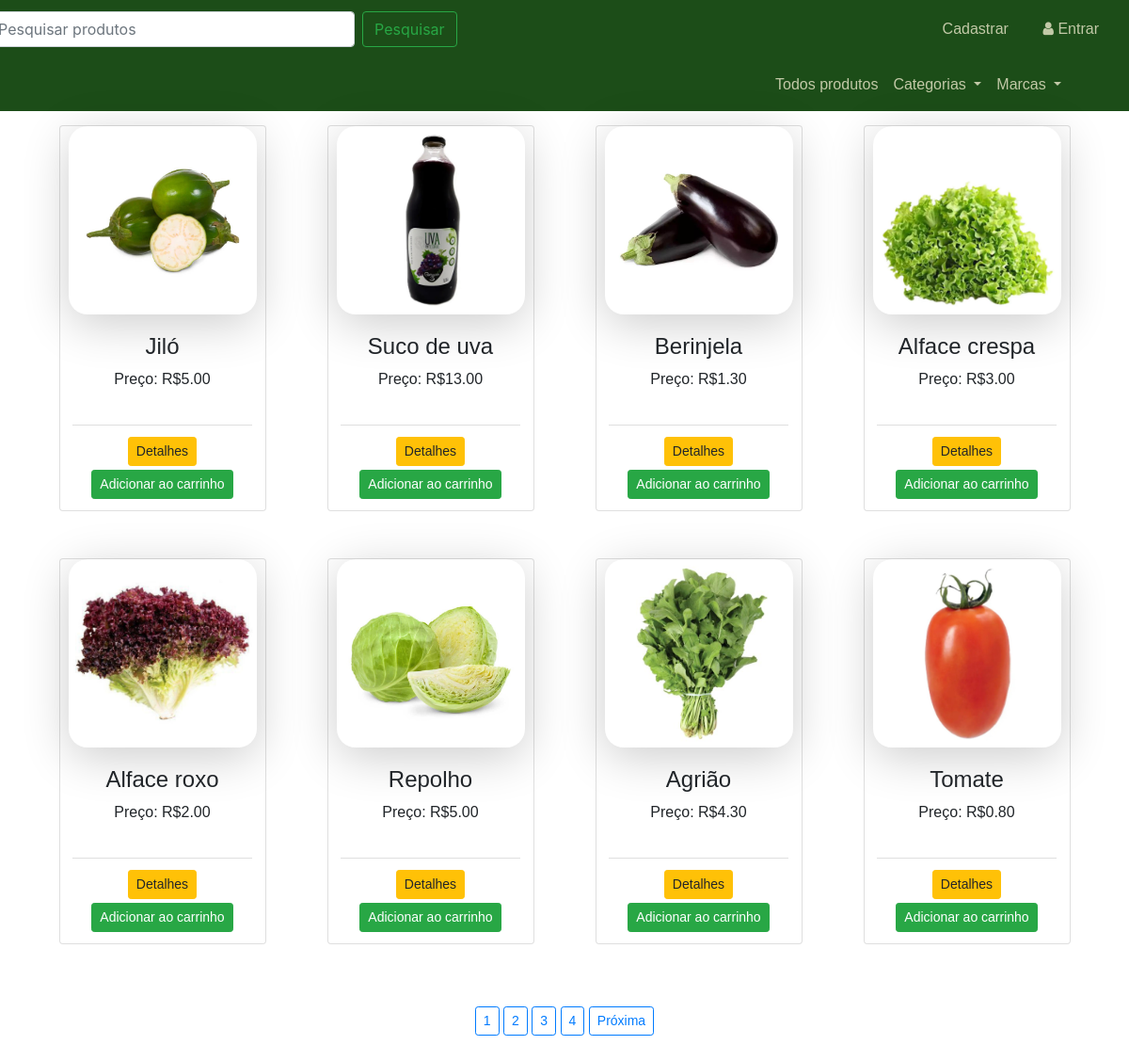
The page / on the database its author committed.
### loja/produtos/models.py (models this page shows, shortened)
class Produto(db.Model):
    id = db.Column(db.Integer, primary_key=True)
    name = db.Column(db.String(80), nullable=False)
    price = db.Column(db.Numeric(10,2), nullable=False)
    discount = db.Column(db.Integer, default=0)
    stock = db.Column(db.Integer, nullable=False)
    weight= db.Column(db.Float, nullable=False)
    description= db.Column(db.Text, nullable=False)
    pub_date = db.Column(db.DateTime, nullable=False, default=datetime.utcnow)
    marca_id = db.Column(db.Integer, db.ForeignKey('marca.id'),nullable=False)
    marca = db.relationship('Marca', backref=db.backref('marcas', lazy=True))
    categoria_id = db.Column(db.Integer, db.ForeignKey('categoria.id'),nullable=False)
    categoria = db.relationship('Categoria', backref=db.backref('categorias', lazy=True))
    image= db.Column(db.String(150), nullable=True, default='image.jpg')

### loja/produtos/rotas.py (the view)
@app.route('/')
def home():
    pagina = request.args.get('pagina',1,type=int)
    produtos = Produto.query.filter(Produto.stock > 0).order_by(Produto.id.desc()).paginate(page=pagina,per_page=8)
    return render_template('produtos/index.html', produtos=produtos, marcas=marcas(), categorias=categorias())

### loja/produtos/rotas.py (called while the page is built)
def marcas():
    marcas = marcas = Marca.query.join(Produto, (Marca.id == Produto.marca_id)).all()
    return marcas

def categorias():
    categorias = Categoria.query.join(Produto, (Categoria.id == Produto.categoria_id)).all()
    return categorias

### loja/templates/produtos/index.html (shortened to what this page needs)
{% extends "layouts.html" %}
{% block content %}
{% include "navbar.html" %}
<link rel="stylesheet" href="{{url_for('static', filename='css/index.css')}}">
<div class="container">
    <div class="row">
        {% if marca %}
        {% for marca in marca.items %}
        <div class="col">
            <div class="card">
                <img class="img-index"
                src="{{url_for('static',filename='images/'+marca.image)}}" alt="{{marca.name}}">
                <div class="card-body">
                    {% if marca.discount > 0 %}
                    <h5>{{marca.discount}}% de desconto</h5>
                    {% endif %}
                    <h4 class="text-center">{{marca.name}}</h4>
                    <p class="text-center">Preço: R${{marca.price}}</p>
                </div>
                <div class="card-footer">
                    <a href="{{url_for('pagina_unica', id=marca.id)}}" class="btn btn-float-left btn btn-sm btn-warning" >Detalhes</a>
                    <form action="{{url_for('AddCart')}}" method="POST">
                        <input type="hidden" name="produto_id" value="{{marca.id}}">
                        <button type="submit" class="btn btn-sm btn-success float-down mt-1">Adicionar ao carrinho</button>
                        <input type="hidden" name="quantity" id="" value="1">
                    </form>
                </div>
            </div>
        </div>
        {% endfor %}
    </div>
    <div class="row">
        <div class="col text-center">
        {% if marca.has_prev %}
        {% if marca.total > 8 %}
        <a href="{{url_for('get_marca',id=get_m.id ,pagina=marca.prev_num)}}"class="btn btn-outline-primary btn-sm mt-3">Anterior</a>
        {%endif %}
        {% for page_num in marca.iter_pages() %}
        {% if page_num %}
        {% if marca.paginas == page_num %}
        <a href="{{url_for('get_marca', id=get_m.id ,pagina= page_num)}}"class="btn btn-primary btn-sm mt-3">{{ page_num }}</a>
        {% else %}
        <a href="{{url_for('get_marca',id=get_m.id ,pagina= page_num)}}"class="btn btn-outline-primary btn-sm mt-3">{{ page_num }}</a>
        {%endif %}
        {% else %}
        ...
        {%endif %}
        {% endfor %}
        {%endif %}
        {% if marca.has_next %}
        <a href="{{url_for('get_marca', id=get_m.id ,pagina=marca.next_num)}}"class="btn btn-outline-primary btn-sm mt-3">Próxima</a>
        {%endif %}
        </div>
    </div>
    <div class="row">
        {% else %}
        {% for produto in produtos.items %}
        <div class="col" >
            <div class="card">
                <img class="img-index"
                src="{{url_for('static',filename='images/'+ produto.image)}}" alt="{{produto.name}}">
                <div class="card-body">
                    <h4 class="text-center">{{produto.name}}</h4>
                    <p class="text-center">Preço: R${{produto.price}}</p>
                </div>
                <div class="card-footer">
                    <a href="{{url_for('pagina_unica', id=produto.id)}}" class="float-left  btn btn-sm btn-warning" >Detalhes</a>
                    <form action="{{url_for('AddCart')}}" method="POST">
                        <button type="submit" class="btn btn-sm btn-success float-down mt-1">Adicionar ao carrinho</button>
                    </form>
                </div>
            </div>
        </div>
        {% endfor %}
    </div>
    <div class="row">
        <div class="col text-center">
        {% if produtos.total > 8 %}
        {% for page_num in produtos.iter_pages() %}
        {% if page_num %}
        {% if produtos.paginas == page_num %}
        <a href="{{url_for('home', pagina= page_num)}}"class="btn btn-primary btn-sm mt-3">{{ page_num }}</a>
        {% else %}
        <a href="{{url_for('home', pagina= page_num)}}"class="btn btn-outline-primary btn-sm mt-3">{{ page_num }}</a>
        {%endif %}
        {% else %}
        ...
        {%endif %}
        {% endfor %}
        {%endif %}
        {% if produtos.has_next %}
        <a href="{{url_for('home', pagina=produtos.next_num)}}"class="btn btn-outline-primary btn-sm mt-3">Próxima</a>
        {%endif %}
        </div>
    </div>
        {%endif %}
    </div>
{% endblock content %}

### loja/static/css/index.css (style rules this page uses)
body { margin: 0; padding: 0; background-color: #ffffff; }
.container { margin-top: 15px; margin-bottom: 15px; }
.col { text-align: center; max-width: 250px; font-family: 'Hepta Slab', Helvetica, Arial; margin: 0 auto 50px auto; }
.card { display: flex; flex-direction: column; align-items: center; text-decoration: none; }
.card-footer { background-color:#ffffff; display: flex; flex-direction: column; align-items: center; text-decoration: none; }
.img-index { width: 200px; height: 200px; background-color: #EEE; border-radius: 20px; box-shadow: 0px 10px 50px rgba(0, 0, 0, 0.2); }

### rows shown on the page
Produto: image (picture), name "Jiló", price "5.00"
Produto: image (picture), name "Suco de uva", price "13.00"
Produto: image (picture), name "Berinjela", price "1.30"
Produto: image (picture), name "Alface crespa", price "3.00"
Produto: image (picture), name "Alface roxo", price "2.00"
Produto: image (picture), name "Repolho", price "5.00"
Produto: image (picture), name "Agrião", price "4.30"
Produto: image (picture), name "Tomate", price "0.80"

### other values the page prints
{{ page_num }} "1" "2" "3" "4"
